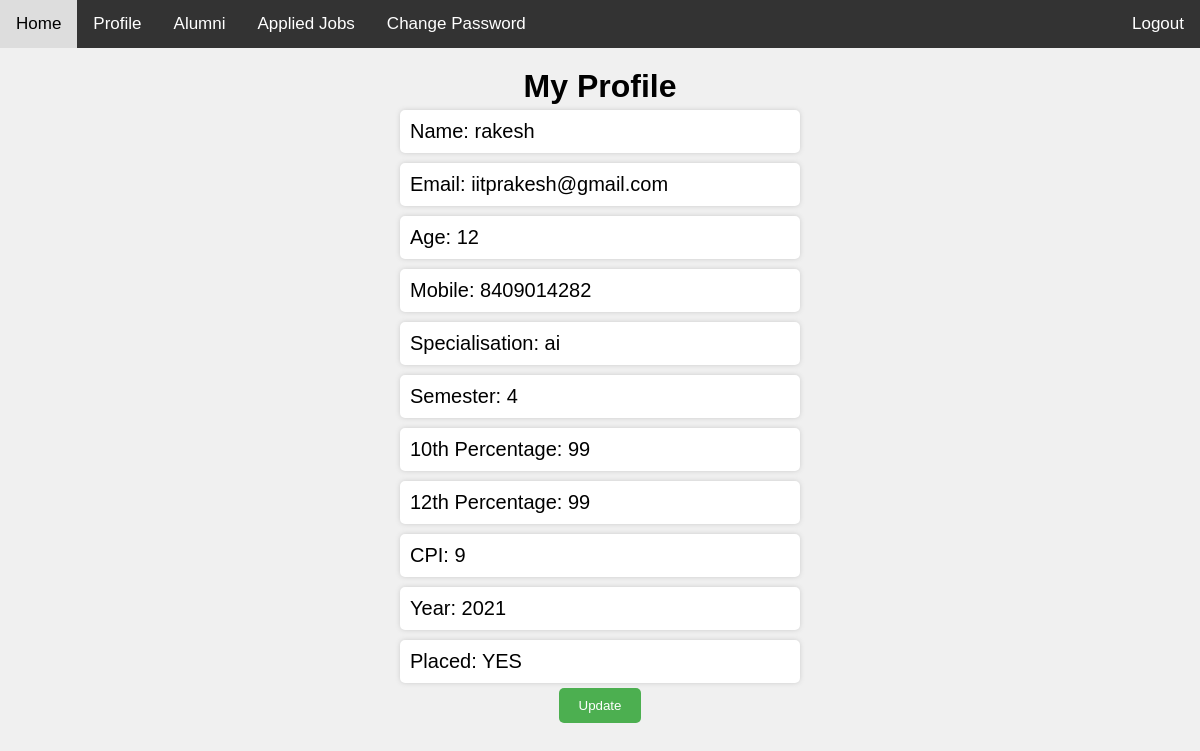
The page /student_info.php (signed in) on the database its author committed.
### tables this page shows
CREATE TABLE `students` (
  `id` int NOT NULL AUTO_INCREMENT COMMENT 'Primary Key',
  `name` varchar(100) NOT NULL,
  `email` varchar(100) NOT NULL,
  `password` varchar(100) NOT NULL,
  `age` int NOT NULL,
  `Mobile` decimal(10,0) NOT NULL,
  `specialisation` varchar(100) NOT NULL,
  `semester` int NOT NULL,
  `percentage10` float NOT NULL,
  `percentage12` float NOT NULL,
  `CPI` float NOT NULL,
  `year` int NOT NULL,
  `placed` varchar(3) NOT NULL,
  PRIMARY KEY (`id`),
  UNIQUE KEY `emailId` (`email`)
);

### student_info.php (the view, shortened to what this page needs)
<!DOCTYPE html>
<html>
<head>
</head>
<body>
    <div class="navbar">
        <a href="welcome_page.php">Home</a>
        <a href="student_info.php">Profile</a>
        <a href="alumni_list.php">Alumni</a>
        <a href="student_applied.php">Applied Jobs</a>
        <form method="post" action="updatepassword.php">
            <?php
            include 'dp.php';
            ?>
            <a href="updatepassword.php">Change Password</a>
        </form>
        <a href="logout.php" class="logout">Logout</a>
    </div>
    <h1>My Profile</h1>
    <?php
    $email = $_SESSION['email'];
    $query = "SELECT * FROM students WHERE email = '$email'";
    $result = $conn->query($query);
    echo "<div id='xyz'>";
    if ($result && $result->num_rows > 0) {
        $row = $result->fetch_assoc();
        echo "<p>Name: " . $row['name'] . "</p>";
        echo "<p>Email: " . $row['email'] . "</p>";
        echo "<p>Age: " . $row['age'] . "</p>";
        echo "<p>Mobile: " . $row['Mobile'] . "</p>";
        echo "<p>Specialisation: " . $row['specialisation'] . "</p>";
        echo "<p>Semester: " . $row['semester'] . "</p>";
        echo "<p>10th Percentage: " . $row['percentage10'] . "</p>";
        echo "<p>12th Percentage: " . $row['percentage12'] . "</p>";
        echo "<p>CPI: " . $row['CPI'] . "</p>";
        echo "<p>Year: " . $row['year'] . "</p>";
        echo "<p>Placed: " . $row['placed'] . "</p>";
        echo "<form method='post' action='update.php'>";
        echo "<input type='submit' value='Update'>";
        echo "</form>";
    } else {
        echo "<p>Error: Could not retrieve user details.</p>";
    }
    echo "</div>";
    ?>
</body>
</html>

### student_info.php (style rules this page uses)
* { box-sizing: border-box; margin: 0; padding: 0; }
.navbar { overflow: hidden; background-color: #333; font-family: Arial, sans-serif; }
.navbar a { float: left; color: white; text-align: center; padding: 14px 16px; text-decoration: none; font-size: 17px; }
.navbar a.logout { float: right; }
body { font-family: Arial, sans-serif; background-color: #f0f0f0; }
h1 { text-align: center; margin-top: 20px; }
#xyz p { margin: 5px; width: 400px; font-size: 20px; padding: 10px; background-color: #fff; border-radius: 5px; box-shadow: 0px 0px 5px #ccc; }
#xyz { display: flex; align-items: center; justify-content: center; flex-direction: column; }
form { text-align: center; }
input[type=submit] { background-color: #4CAF50; color: #fff; border: none; padding: 10px 20px; border-radius: 5px; cursor: pointer; transition: background-color 0.3s; }

### rows shown on the page
students: name "rakesh", email "iitprakesh@gmail.com", age "12", Mobile "8409014282", specialisation "ai", semester "4", percentage10 "99", percentage12 "99", CPI "9", year "2021", placed "YES"
